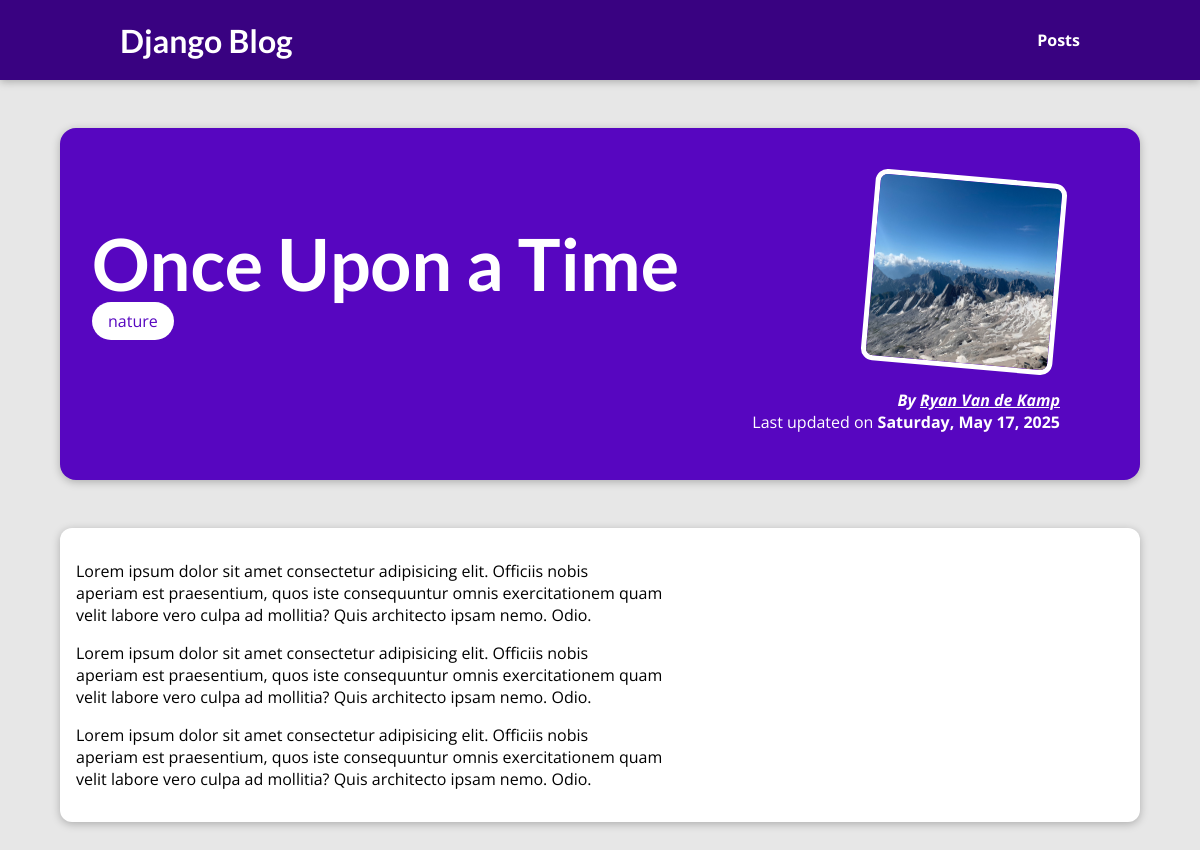
Page /posts/once-upon-a-time on the committed database.
### blog/models.py (models this page shows, shortened)
class Post(models.Model):
    title = models.CharField(max_length=100)
    content = models.TextField()
    author = models.ForeignKey(
        Author, on_delete=models.PROTECT, related_name="posts")
    excerpt = models.TextField()
    image = models.ImageField(upload_to="posts", null=True)
    date = models.DateTimeField(auto_now_add=True)
    tags = models.ManyToManyField(Tag, related_name="posts")
    slug = models.SlugField(unique=True)

class Tag(models.Model):
    name = models.CharField(max_length=100)

class Author(models.Model):
    first_name = models.CharField(max_length=100)
    last_name = models.CharField(max_length=100)
    email = models.EmailField(max_length=100, null=True)
    def __str__(self):
        return f"{self.first_name} {self.last_name}"

### blog/views.py (the view)
# urls.py: path("posts/<slug:slug>", views.post, name="blog-post")
def post(request, slug):
    post_data = get_object_or_404(Post, slug=slug)
    return render(request, "blog/single-post.html", {
        "post": post_data,
        "tags": post_data.tags.all()
    })

### blog/templates/blog/single-post.html (shortened to what this page needs)
{% extends 'base.html' %}
{% load static %}
{% block css_files %}
  <link rel="stylesheet" href="{% static 'blog/single-post.css' %}" />
{% endblock %}
{% block content %}
  <section id="summary">
    <h2>{{ post.title }}</h2>
    <div>
      {% for tag in tags %}
        <span class="tag">{{ tag.name }}</span>
      {% endfor %}
    </div>
    <article>
      <img src="{{ post.image.url }}" alt="{{ post.title }}" />
      <address>
        By <a href="mailto:{{ post.author.email }}">{{ post.author }}</a>
      </address>
      <div>
        Last updated on <time>{{ post.date|date:'l, M d, Y' }}</time>
      </div>
    </article>
  </section>
  <main>{{ post.content|linebreaks }}</main>
{% endblock %}

### templates/base.html (shortened to what this page needs)
{% load static %}
<!DOCTYPE html>
<html lang="en">
  <head>
    <link rel="stylesheet" href="{% static 'app.css' %}" />
    {% block css_files %}
    {% endblock %}
  </head>
  <body>
    <header id="main-navigation">
      <h1><a href="{% url 'blog-index' %}">Django Blog</a></h1>
      <nav>
        <a href="{% url 'blog-posts' %}">Posts</a>
      </nav>
    </header>
    {% block content %}
    {% endblock %}
  </body>
</html>

### static/app.css (style rules this page uses)
* { box-sizing: border-box; }
html { font-family: 'Open Sans', 'Lato', sans-serif; }
body { margin: 0; }
h1, h2, h3 { font-family: 'Lato', sans-serif; font-weight: bold; }
#main-navigation { width: 100%; height: 5rem; display: flex; justify-content: space-between; align-items: center; padding: 0 10%; position: absolute; top: 0; left: 0; }
#main-navigation a { text-decoration: none; color: white; font-weight: bold; }

### blog/static/blog/single-post.css (style rules this page uses)
body { background-color: #e7e7e7; }
#main-navigation { background-color: #390281; box-shadow: 0 2px 8px rgba(0, 0, 0, 0.25); }
#summary { margin: 8rem auto 3rem auto; padding: 2rem; width: 90%; max-width: 90rem; border-radius: 16px; background-color: #5706c0; position: relative; box-shadow: 0 2px 8px rgba(0, 0, 0, 0.25); height: 22rem; }
#summary h2 { color: white; font-size: 4.5rem; margin-bottom: 0.25rem; }
#summary article { position: absolute; top: 2rem; right: 3rem; padding: 1rem 2rem; border-radius: 12px; text-align: right; color: white; }
#summary article img { width: 12rem; height: 12rem; border-radius: 12px; transform: rotateZ(5deg); border: 5px solid white; margin-bottom: 1rem; }
#summary address { font-weight: bold; }
#summary a { color: white; }
#summary time { font-weight: bold; }
main { width: 90%; max-width: 90rem; margin: 3rem auto; background-color: white; padding: 1rem; border-radius: 12px; box-shadow: 0 2px 8px rgba(0, 0, 0, 0.25); }
.tag { background-color: white; color: #5706c0; padding: 0.5rem 1rem; border-radius: 2rem; }

### rows in the picture
Post: title "Once Upon a Time", image (picture), author "Ryan Van de Kamp", date "Saturday, May 17, 2025", content "Lorem ipsum dolor sit amet consectetur adipisicing elit. Officiis nobis aperiam est praesentium, quos iste consequuntur omnis exercitationem quam velit labore vero culpa ad mollitia? Quis architecto ipsam nemo. Odio. Lorem ipsum dolor sit amet consectetur adipisicing elit. Officiis nobis aperiam est praesentium, quos iste consequuntur omnis exercitationem quam velit labore vero culpa ad mollitia? Quis architecto ipsam nemo. Odio. Lorem ipsum dolor sit amet consectetur adipisicing elit. Officiis nobis aperiam est praesentium, quos iste consequuntur omnis exercitationem quam velit labore vero culpa ad mollitia? Quis architecto ipsam nemo. Odio."
Tag: name "nature"
